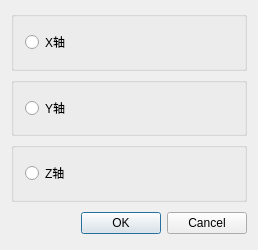
<?xml version="1.0" encoding="UTF-8"?>
<ui version="4.0">
 <class>CoordinateAxisRenderSetViewClass</class>
 <widget class="QDialog" name="CoordinateAxisRenderSetViewClass">
  <property name="geometry">
   <rect>
    <x>0</x>
    <y>0</y>
    <width>258</width>
    <height>250</height>
   </rect>
  </property>
  <property name="windowTitle">
   <string>CoordinateAxisRenderSetView</string>
  </property>
  <layout class="QVBoxLayout" name="verticalLayout_3">
   <item>
    <layout class="QVBoxLayout" name="verticalLayout_2" stretch="100,0">
     <item>
      <layout class="QVBoxLayout" name="verticalLayout">
       <item>
        <widget class="QGroupBox" name="groupBox">
         <property name="title">
          <string/>
         </property>
         <layout class="QGridLayout" name="gridLayout">
          <item row="0" column="0">
           <widget class="QRadioButton" name="XRadioButton">
            <property name="text">
             <string>X轴</string>
            </property>
           </widget>
          </item>
         </layout>
        </widget>
       </item>
       <item>
        <widget class="QGroupBox" name="groupBox_2">
         <property name="title">
          <string/>
         </property>
         <layout class="QGridLayout" name="gridLayout_2">
          <item row="0" column="0">
           <widget class="QRadioButton" name="YRadioButton">
            <property name="text">
             <string>Y轴</string>
            </property>
           </widget>
          </item>
         </layout>
        </widget>
       </item>
       <item>
        <widget class="QGroupBox" name="groupBox_3">
         <property name="title">
          <string/>
         </property>
         <layout class="QGridLayout" name="gridLayout_3">
          <item row="0" column="0">
           <widget class="QRadioButton" name="ZRadioButton">
            <property name="text">
             <string>Z轴</string>
            </property>
           </widget>
          </item>
         </layout>
        </widget>
       </item>
      </layout>
     </item>
     <item>
      <layout class="QHBoxLayout" name="_2">
       <property name="spacing">
        <number>6</number>
       </property>
       <property name="leftMargin">
        <number>0</number>
       </property>
       <property name="topMargin">
        <number>0</number>
       </property>
       <property name="rightMargin">
        <number>0</number>
       </property>
       <property name="bottomMargin">
        <number>0</number>
       </property>
       <item>
        <spacer>
         <property name="orientation">
          <enum>Qt::Horizontal</enum>
         </property>
         <property name="sizeHint" stdset="0">
          <size>
           <width>131</width>
           <height>31</height>
          </size>
         </property>
        </spacer>
       </item>
       <item>
        <widget class="QPushButton" name="okButton">
         <property name="text">
          <string>OK</string>
         </property>
        </widget>
       </item>
       <item>
        <widget class="QPushButton" name="cancelButton">
         <property name="text">
          <string>Cancel</string>
         </property>
        </widget>
       </item>
      </layout>
     </item>
    </layout>
   </item>
  </layout>
 </widget>
 <layoutdefault spacing="6" margin="11"/>
 <resources/>
 <connections/>
</ui>
